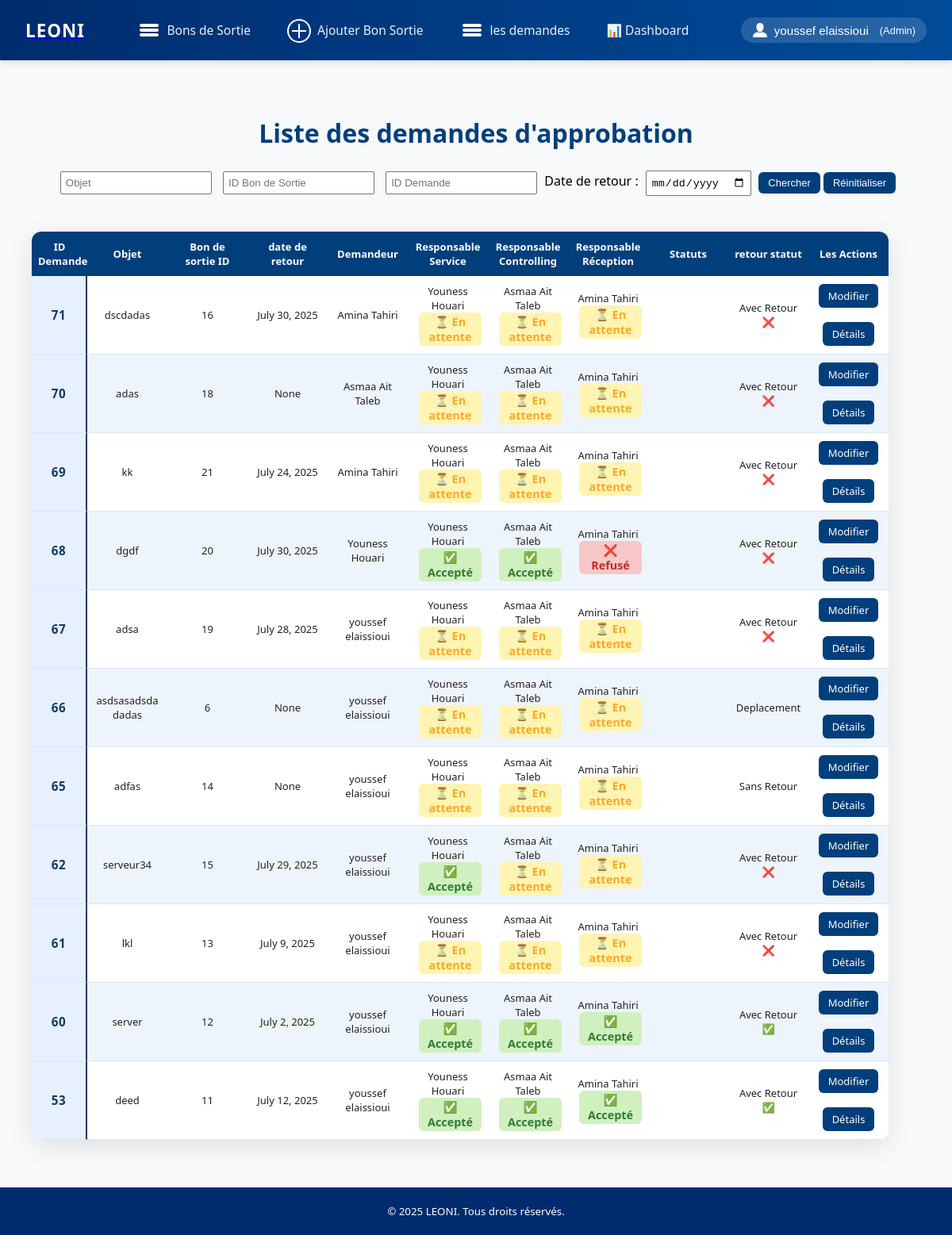
The page /demandes/ (signed in) on the database its author committed.
### base/models.py (models this page shows, shortened)
class CustomUser(AbstractUser):
    code_personnel = models.CharField(max_length=30, unique=True)
    type_user = models.CharField(max_length=27, choices=UserType.choices, default=UserType.NORMALE)

class DemandeApprobation(models.Model):
    STATUT_CHOICES = [
        ('not_started', 'Not Started'),
        ('pending', 'Pending'),
        ('accepted', 'accepted'),
        ('rejected', 'Rejected'),
    ]
    bon_sortie = models.ForeignKey(BonSortie, on_delete=models.CASCADE)
    objet = models.TextField()
    demandeur = models.ForeignKey(settings.AUTH_USER_MODEL, on_delete=models.CASCADE)
    responsable_service = models.ForeignKey(settings.AUTH_USER_MODEL, related_name='service_approbations', on_delete=models.CASCADE)
    responsable_controlling = models.ForeignKey(settings.AUTH_USER_MODEL, related_name='controlling_approbations', on_delete=models.CASCADE)
    responsable_reception = models.ForeignKey(settings.AUTH_USER_MODEL, related_name='reception_approbations', on_delete=models.CASCADE)
    date_demande = models.DateTimeField(default=timezone.now)
    statut_responsable_service = models.CharField(max_length=30, choices=STATUT_CHOICES, default='pending')
    statut_responsable_controlling = models.CharField(max_length=30, choices=STATUT_CHOICES, default='not_started')
    statut_responsable_reception = models.CharField(max_length=30, choices=STATUT_CHOICES, default='not_started')
    is_retourne = models.BooleanField(default=False, help_text="Cocher si le bien a été retourné.")
    email_envoye = models.BooleanField(default=False)
    last_reminder_sent = models.DateField(null=True, blank=True)

class BonSortie(models.Model):
    NATURE_BIENS_CHOICES = [
        ('Matière', 'Matière'),
        ('Matériels informatiques', 'Matériels informatiques'),
    ]
    DESTINATION_CHOICES = [
        ('BOK', 'BOK'),
        ('MA9', 'MA9'),
        ('BOS', 'BOS'),
        ('MA5', 'MA5'),
        ('MA7', 'MA7'),
        ('MA8', 'MA8'),
        ('AS1', 'AS1'),
        ('AS2', 'AS2'),
        ('AS3', 'AS3'),
        ('MAG', 'MAG'),
    ]
    AUTORISATION_CHOICES = [
        ('Avec Retour', 'Avec Retour'),
        ('Deplacement', 'Deplacement'),
        ('Sans Retour', 'Sans Retour'),
    ]
    nature_bien = models.CharField(max_length=100, choices=NATURE_BIENS_CHOICES)
    destination = models.CharField(max_length=100, choices=DESTINATION_CHOICES)
    type_autorisation = models.CharField(max_length=100, choices=AUTORISATION_CHOICES)
    date_sortie = models.DateField(null=False, blank=False)
    date_retour = models.DateField(null=True, blank=True)
    objet = models.TextField(null=False, blank=False)
    quantite = models.PositiveIntegerField(null=False, blank=False)
    numero_plombe = models.CharField(max_length=100, blank=True)
    sn = models.CharField("Numéro de série", max_length=100, blank=True)
    commentaire = models.CharField(max_length=255, blank=True)
    created_by = models.ForeignKey(CustomUser, null=True, blank=True, on_delete=models.SET_NULL, related_name='bons_sortie_crees')
    class Meta:
        ordering = ['-id']  # Trie par ID décroissant

### base/views.py (the view)
# urls.py: path('demandes/', views.liste_demandes, name='liste_demandes'),
@login_required
def liste_demandes(request):
    demandes = DemandeApprobation.objects.all().order_by('-id')
    objet = request.GET.get('objet', '').strip()
    id_sortie = request.GET.get('id_sortie', '').strip()
    id_demande = request.GET.get('id_demande', '').strip()
    date_retour = request.GET.get('date_retour', '').strip()  # <-- changé ici
    if objet:
        demandes = demandes.filter(objet__icontains=objet)
    if id_sortie:
        demandes = demandes.filter(bon_sortie__id__iexact=id_sortie)
    if id_demande:
        demandes = demandes.filter(id__iexact=id_demande)
    if date_retour:
        try:
            date_obj = datetime.strptime(date_retour, "%Y-%m-%d").date()
            demandes = demandes.filter(bon_sortie__date_retour=date_obj)  # <-- changé ici
        except ValueError:
            pass  # ignore si la date est invalide
    return render(request, 'liste_demandes.html', {'demandes': demandes})

### base/templates/liste_demandes.html (shortened to what this page needs)
{% extends "base.html" %}
{% block content %}
<h1 style="text-align:center; margin-top: 30px; color:#013f7c;">Liste des demandes d'approbation</h1>
<form method="get" class="filter-form" style="margin-bottom: 20px; text-align:center;">
    <input type="text" name="objet" placeholder="Objet" value="{{ request.GET.objet }}"
        style="padding: 5px; margin: 5px;">
    <input type="text" name="id_sortie" placeholder="ID Bon de Sortie" value="{{ request.GET.id_sortie }}"
        style="padding: 5px; margin: 5px;">
    <input type="text" name="id_demande" placeholder="ID Demande" value="{{ request.GET.id_demande }}"
        style="padding: 5px; margin: 5px;">
        <label for="date_retour">Date de retour :</label>
<input type="date" name="date_retour" value="{{ request.GET.date_retour }}" style="padding: 5px; margin: 5px;" >
    <button type="submit"
       class="btn-action" ">
        Chercher
    </button>
        <button type="reset"    class="btn-action"  onclick="window.location.href=window.location.pathname;">Réinitialiser</button>
</form>
<div class="table-container">
    <table id="demandes-table">
        <thead>
            <tr>
                <th>ID Demande</th>
                <th>Objet</th>
                <th>Bon de sortie ID</th>
                <th>date de retour </th>
                <th>Demandeur</th>
                <th>Responsable Service</th>
                <th>Responsable Controlling</th>
                <th>Responsable Réception</th>
                <th>Statuts</th>
                <th>retour statut</th>
                <th>Les Actions </th>
            </tr>
        </thead>
        <tbody>
            {% for demande in demandes %}
            <tr data-id="{{ demande.id }}">
                <td>{{ demande.id }}</td>
                <td class="objet">{{ demande.objet|linebreaksbr }}</td>
                <td>{{ demande.bon_sortie.id }}</td>
                <td>{{ demande.bon_sortie.date_retour }}</td>
                <td>{{ demande.demandeur.get_full_name }}</td>
                <td>{{ demande.responsable_service.get_full_name }}
                    <div>
                        {% if demande.statut_responsable_service == "accepted" %}
                        <span class="status accepted">✅ Accepté</span>
                        {% elif demande.statut_responsable_service == "rejected" %}
                        <span class="status rejected">❌ Refusé</span>
                        {% else %}
                        <span class="status pending">⏳ En attente</span>
                        {% endif %}
                    </div>
                </td>
                <td>{{ demande.responsable_controlling.get_full_name }}
                    <div>
                        {% if demande.statut_responsable_controlling == "accepted" %}
                        <span class="status accepted">✅ Accepté</span>
                        {% elif demande.statut_responsable_controlling == "rejected" %}
                        <span class="status rejected">❌ Refusé</span>
                        {% else %}
                        <span class="status pending">⏳ En attente</span>
                        {% endif %}
                    </div>
                </td>
                <td>{{ demande.responsable_reception.get_full_name }}
                    <div>
                        {% if demande.statut_responsable_reception == "accepted" %}
                        <span class="status accepted">✅ Accepté</span>
                        {% elif demande.statut_responsable_reception == "rejected" %}
                        <span class="status rejected">❌ Refusé</span>
                        {% else %}
                        <span class="status pending">⏳ En attente</span>
                        {% endif %}
                    </div>
                </td>
                <td class="statuts">
                </td>
 {% if demande.bon_sortie.type_autorisation == "Avec Retour" %}
    <td>{{ demande.bon_sortie.type_autorisation }}
{%if demande.is_retourne == True %}
<span>✅</span>
{%else%}
<span>❌</span>
{%endif%}
        </td>
    {% else %}
    <td>{{ demande.bon_sortie.type_autorisation }}</td>
    {% endif %}
    <td>
        {% if user.type_user == 'admin' %}
        <a href="{% url 'admin:base_demandeapprobation_change' demande.id %}" class="btn-action"  target="_blank" >
            Modifier
        </a>
        <br><br>
        {% endif %}
        <a href="{% url 'detail_demande' demande.id %}" class="btn-action">Détails</a>
    </td>
            </tr>
            {% empty %}
            <tr class="empty-row">
                <td colspan="8">Aucune demande trouvée.</td>
            </tr>
            {% endfor %}
        </tbody>
    </table>
</div>
{% endblock %}

### base/templates/base.html (shortened to what this page needs)
{% load static %}
<!DOCTYPE html>
<html lang="fr">
<head>
    <link rel="stylesheet" href="{% static 'base/messages.css' %}">
</head>
<body>
    <header>
        <div class="header-left">
            <div class="logo">
                <a href="{% url 'allBonSortie' %}">
                <span  >LEONI</span>
                </a>
            </div>
        </div>
        <nav class="header-nav" role="navigation" aria-label="Menu principal">
            <a href="{% url 'allBonSortie' %}" title="Liste Bons Sortie">
                <img src="{% static 'img/navicon (1).png' %}"  alt="Liste de bon" />
                 Bons de Sortie          </a>
            <a href="{% url 'nouveau_bon' %}" title="Ajouter Bon Sortie">
                <img src="{% static 'img/add (2).png' %}" alt="ajouter un bon" />
                Ajouter Bon Sortie
            </a>
            <a href="{% url 'liste_demandes' %}" title="Voir les demandes">
            <img src="{% static 'img/navicon (1).png' %}" alt="Liste de bon" />
                les demandes
            </a>
            <a href="{% url 'dashboard' %}" title="Dashboard">
                📊 Dashboard
            </a>
        </nav>
        <div class="dropdown" aria-haspopup="true" aria-expanded="false">
            <button class="btn-user" aria-label="Menu utilisateur" aria-haspopup="true" aria-expanded="false"
                type="button">
                <img src="{% static 'img/user (1).png' %}" alt="Changer mot de passe" style="height: 20px; width: 20px;" />
                {% if user.get_full_name %}
                {{ user.get_full_name }}
                {% else %}
                {{ user.username }}
                {% endif %}
                <span style="font-size: 0.85em; font-weight: normal; margin-left: 6px;">
                    {% if user.type_user == 'normale' %}
                    (Utilisateur)
                    {% else %}
                    ({{ user.type_user|capfirst }})
                    {% endif %}
                </span>
            </button>
        </div>
    </header>
    <main>
        {% block content %}{% endblock %}
    </main>
    <footer class="footer" role="contentinfo">
        <div class="container">
            <small>&copy; {% now "Y" %} LEONI. Tous droits réservés.</small>
        </div>
    </footer>
</body>
</html>

### base/templates/base.html (style rules this page uses)
* { box-sizing: border-box; }
body, html { height: 100%; margin: 0; font-family: "Segoe UI", Tahoma, Geneva, Verdana, sans-serif; background-color: #f8f9fa; display: flex; flex-direction: column; min-height: 100vh; }
header { display: flex; flex-wrap: wrap; align-items: center; justify-content: space-between; background: linear-gradient(90deg, #002c6e, #004b99); padding: 14px 32px; color: #fff; position: sticky; top: 0; z-index: 1000; box-shadow: 0 4px 8px rgba(0, 0, 0, 0.1); backdrop-filter: blur(6px); gap: 12px; }
.header-left { display: flex; align-items: center; gap: 12px; }
.logo { display: flex; align-items: center; gap: 12px; user-select: none; }
.logo span { font-size: 1.4rem; font-weight: 700; letter-spacing: 1px; color: #ffffff; }
nav.header-nav { display: flex; gap: 18px; flex-wrap: wrap; align-items: center; }
nav.header-nav a { display: flex; align-items: center; gap: 6px; color: #e3f2fd; text-decoration: none; font-weight: 500; font-size: 0.97rem; padding: 8px 14px; border-radius: 8px; transition: background-color 0.25s ease, transform 0.2s ease; user-select: none; }
.dropdown { position: relative; }
.btn-user { background: rgba(255, 255, 255, 0.15); border: none; padding: 6px 14px; border-radius: 50px; font-weight: 500; font-size: 0.95rem; color: #fff; display: flex; align-items: center; gap: 8px; cursor: pointer; user-select: none; }
main { flex-grow: 1; max-width: 1100px; width: 100%; margin: 40px auto 60px; padding: 0 15px; }
footer.footer { height: 60px; flex-shrink: 0; text-align: center; color: white; background-color: #002c6e; display: flex; align-items: center; justify-content: center; font-size: 16px; line-height: 1.6; user-select: none; }

### base/templates/liste_demandes.html (style rules this page uses)
.table-container { background: white; margin: 40px auto 0 auto; border-radius: 12px; box-shadow: 0 8px 30px rgb(0 0 0 / 0.1); overflow-x: auto; width: 90vw; margin-left: calc(50% - 45vw - 20px); }
#demandes-table { width: 100%; border-collapse: separate; border-spacing: 0; font-family: 'Segoe UI', Tahoma, Geneva, Verdana, sans-serif; font-size: 13px; border-radius: 8px; background: white; table-layout: fixed; }
#demandes-table thead tr { background-color: #013f7c; color: white; font-weight: 600; }
#demandes-table thead th { padding: 10px 8px; text-align: center; text-overflow: ellipsis; }
#demandes-table tbody td { padding: 10px 8px; border-bottom: 1px solid #dde6f1; text-align: center; vertical-align: middle; color: #222; text-overflow: ellipsis; }
#demandes-table tbody tr:nth-child(even) { background-color: #eef4fb; }
.objet { white-space: normal; max-width: 300px; text-align: left; }
.status { margin-left: 6px; font-weight: 600; padding: 2px 8px; border-radius: 6px; display: inline-block; font-size: 0.9rem; }
.status.accepted { color: #2e7d32; background-color: #d0f0c0; }
.status.rejected { color: #c62828; background-color: #f7c7c7; }
.status.pending { color: #f9a825; background-color: #fff4b2; }
.btn-action { padding: 6px 12px; background-color: #013f7c; color: white; border: none; border-radius: 6px; font-size: 13px; cursor: pointer; transition: background-color 0.3s ease; text-decoration: none; display: inline-block; }
#demandes-table td:first-child { width: 60px; text-align: center; font-weight: 700; color: #0d3b66; background-color: #e6f0ff; user-select: none; border-right: 2px solid #0d3b66; font-family: 'Segoe UI', Tahoma, Geneva, Verdana, sans-serif; font-size: 0.95rem; letter-spacing: 0.03em; transition: background-color 0.3s ease; vertical-align: middle; }
td:nth-child(1), th:nth-child(1) { width: 70px; }

### rows shown on the page
CustomUser: get_full_name "youssef elaissioui", type_user "Admin"
DemandeApprobation: id "71", objet "dscdadas", bon_sortie.id "16", bon_sortie.date_retour "July 30, 2025", demandeur.get_full_name "Amina Tahiri", responsable_service.get_full_name "Youness Houari", statut_responsable_service "⏳ En attente", responsable_controlling.get_full_name "Asmaa Ait Taleb", statut_responsable_controlling "⏳ En attente", responsable_reception.get_full_name "Amina Tahiri", statut_responsable_reception "⏳ En attente", bon_sortie.type_autorisation "Avec Retour"
DemandeApprobation: id "70", objet "adas", bon_sortie.id "18", bon_sortie.date_retour "None", demandeur.get_full_name "Asmaa Ait Taleb", responsable_service.get_full_name "Youness Houari", statut_responsable_service "⏳ En attente", responsable_controlling.get_full_name "Asmaa Ait Taleb", statut_responsable_controlling "⏳ En attente", responsable_reception.get_full_name "Amina Tahiri", statut_responsable_reception "⏳ En attente", bon_sortie.type_autorisation "Avec Retour"
DemandeApprobation: id "69", objet "kk", bon_sortie.id "21", bon_sortie.date_retour "July 24, 2025", demandeur.get_full_name "Amina Tahiri", responsable_service.get_full_name "Youness Houari", statut_responsable_service "⏳ En attente", responsable_controlling.get_full_name "Asmaa Ait Taleb", statut_responsable_controlling "⏳ En attente", responsable_reception.get_full_name "Amina Tahiri", statut_responsable_reception "⏳ En attente", bon_sortie.type_autorisation "Avec Retour"
DemandeApprobation: id "68", objet "dgdf", bon_sortie.id "20", bon_sortie.date_retour "July 30, 2025", demandeur.get_full_name "Youness Houari", responsable_service.get_full_name "Youness Houari", statut_responsable_service "✅ Accepté", responsable_controlling.get_full_name "Asmaa Ait Taleb", statut_responsable_controlling "✅ Accepté", responsable_reception.get_full_name "Amina Tahiri", statut_responsable_reception "❌ Refusé", bon_sortie.type_autorisation "Avec Retour"
DemandeApprobation: id "67", objet "adsa", bon_sortie.id "19", bon_sortie.date_retour "July 28, 2025", demandeur.get_full_name "youssef elaissioui", responsable_service.get_full_name "Youness Houari", statut_responsable_service "⏳ En attente", responsable_controlling.get_full_name "Asmaa Ait Taleb", statut_responsable_controlling "⏳ En attente", responsable_reception.get_full_name "Amina Tahiri", statut_responsable_reception "⏳ En attente", bon_sortie.type_autorisation "Avec Retour"
DemandeApprobation: id "66", objet "asdsasadsda dadas", bon_sortie.id "6", bon_sortie.date_retour "None", demandeur.get_full_name "youssef elaissioui", responsable_service.get_full_name "Youness Houari", statut_responsable_service "⏳ En attente", responsable_controlling.get_full_name "Asmaa Ait Taleb", statut_responsable_controlling "⏳ En attente", responsable_reception.get_full_name "Amina Tahiri", statut_responsable_reception "⏳ En attente", bon_sortie.type_autorisation "Deplacement"
DemandeApprobation: id "65", objet "adfas", bon_sortie.id "14", bon_sortie.date_retour "None", demandeur.get_full_name "youssef elaissioui", responsable_service.get_full_name "Youness Houari", statut_responsable_service "⏳ En attente", responsable_controlling.get_full_name "Asmaa Ait Taleb", statut_responsable_controlling "⏳ En attente", responsable_reception.get_full_name "Amina Tahiri", statut_responsable_reception "⏳ En attente", bon_sortie.type_autorisation "Sans Retour"
DemandeApprobation: id "62", objet "serveur34", bon_sortie.id "15", bon_sortie.date_retour "July 29, 2025", demandeur.get_full_name "youssef elaissioui", responsable_service.get_full_name "Youness Houari", statut_responsable_service "✅ Accepté", responsable_controlling.get_full_name "Asmaa Ait Taleb", statut_responsable_controlling "⏳ En attente", responsable_reception.get_full_name "Amina Tahiri", statut_responsable_reception "⏳ En attente", bon_sortie.type_autorisation "Avec Retour"
DemandeApprobation: id "61", objet "lkl", bon_sortie.id "13", bon_sortie.date_retour "July 9, 2025", demandeur.get_full_name "youssef elaissioui", responsable_service.get_full_name "Youness Houari", statut_responsable_service "⏳ En attente", responsable_controlling.get_full_name "Asmaa Ait Taleb", statut_responsable_controlling "⏳ En attente", responsable_reception.get_full_name "Amina Tahiri", statut_responsable_reception "⏳ En attente", bon_sortie.type_autorisation "Avec Retour"
DemandeApprobation: id "60", objet "server", bon_sortie.id "12", bon_sortie.date_retour "July 2, 2025", demandeur.get_full_name "youssef elaissioui", responsable_service.get_full_name "Youness Houari", statut_responsable_service "✅ Accepté", responsable_controlling.get_full_name "Asmaa Ait Taleb", statut_responsable_controlling "✅ Accepté", responsable_reception.get_full_name "Amina Tahiri", statut_responsable_reception "✅ Accepté", bon_sortie.type_autorisation "Avec Retour"
DemandeApprobation: id "53", objet "deed", bon_sortie.id "11", bon_sortie.date_retour "July 12, 2025", demandeur.get_full_name "youssef elaissioui", responsable_service.get_full_name "Youness Houari", statut_responsable_service "✅ Accepté", responsable_controlling.get_full_name "Asmaa Ait Taleb", statut_responsable_controlling "✅ Accepté", responsable_reception.get_full_name "Amina Tahiri", statut_responsable_reception "✅ Accepté", bon_sortie.type_autorisation "Avec Retour"
